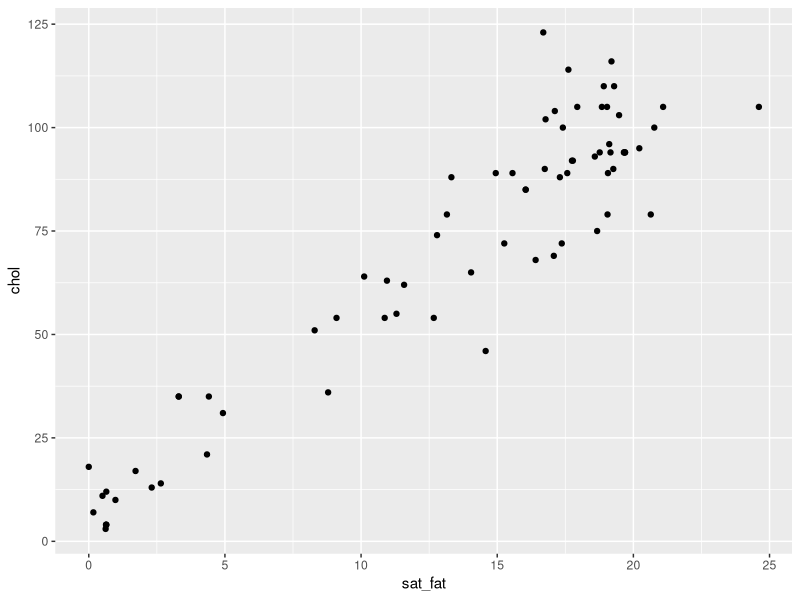
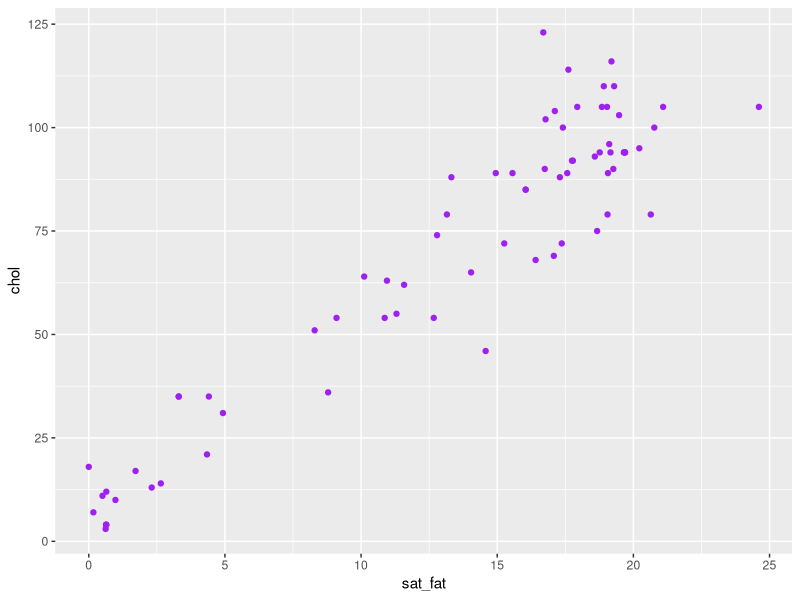
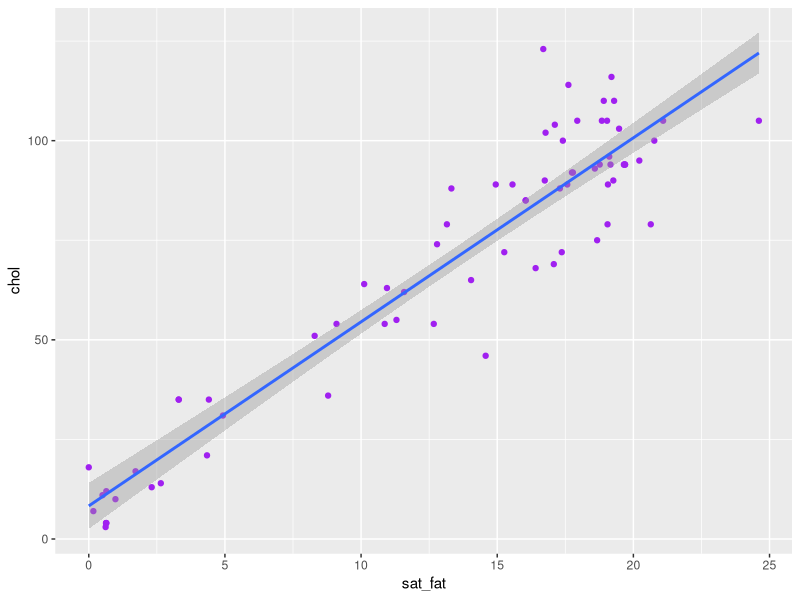
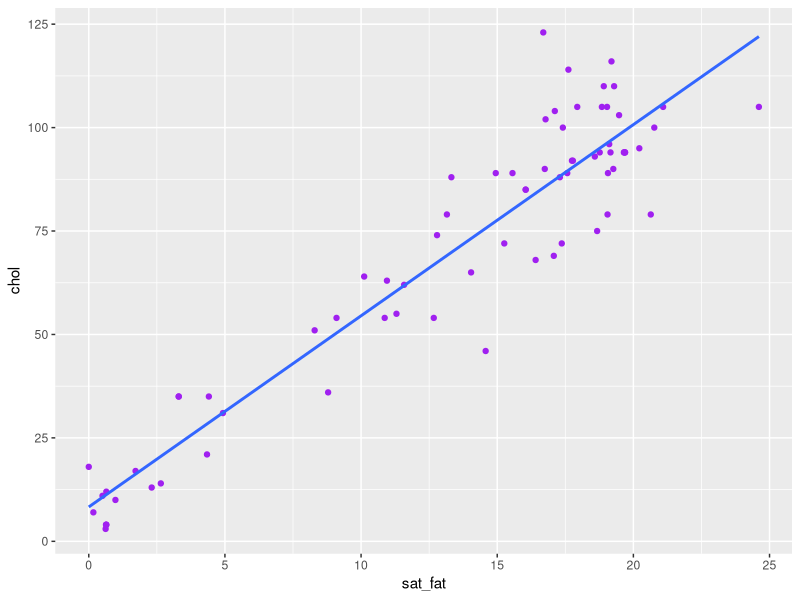
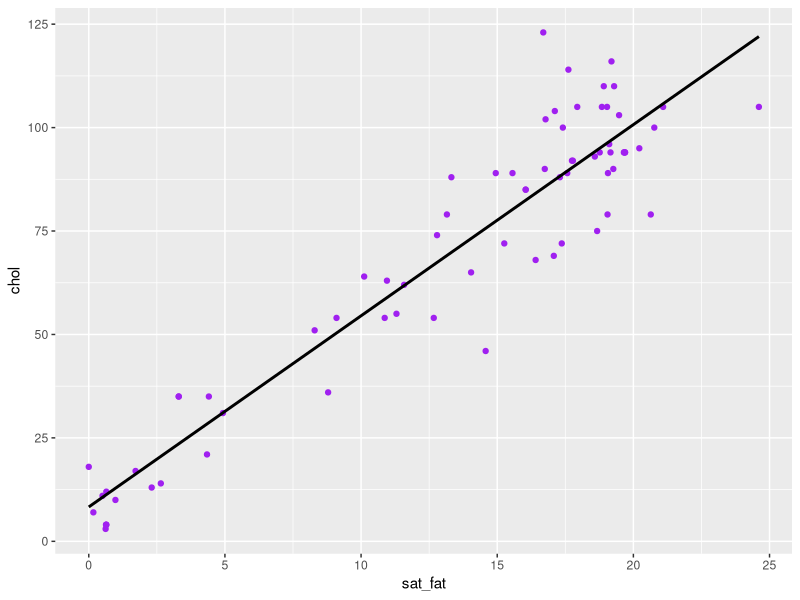
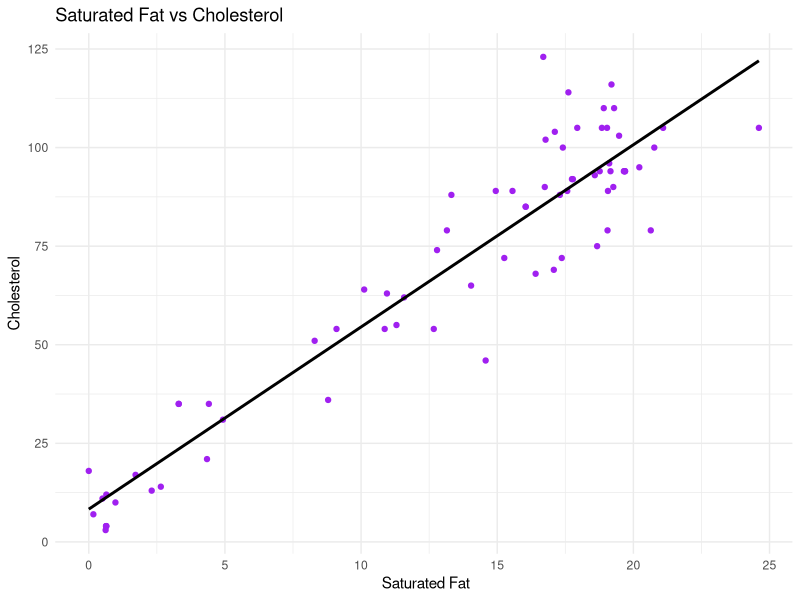
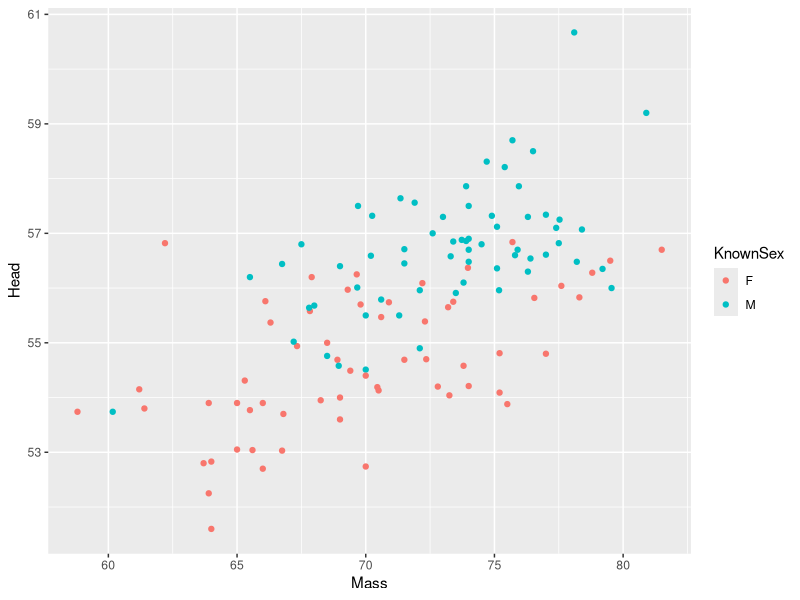
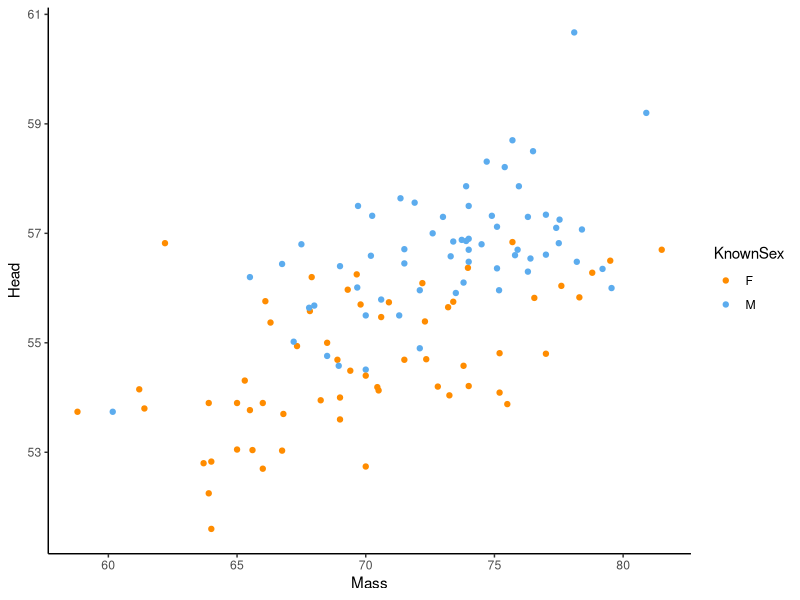

The R source for these figures, in order:
## ---- chunk 1
library(tidyverse)
cheese <- read_csv("data_raw/cheese.csv")
head(cheese)
## ---- chunk 2
ggplot(cheese, aes(x=sat_fat, y=chol) ) + 
  geom_point()
## ---- chunk 3
ggplot(cheese, aes(x=sat_fat, y=chol) ) + 
  geom_point(color = "purple")
## ---- chunk 4
ggplot(cheese, aes(x=sat_fat, y=chol) ) + 
  geom_point(color = "purple") +
 stat_smooth(method = "lm")
## ---- chunk 5
ggplot(cheese, aes(x=sat_fat, y=chol) ) + 
  geom_point(color = "purple") +
 stat_smooth(method = "lm", se = FALSE)
## ---- chunk 6
ggplot(cheese, aes(x=sat_fat, y=chol) ) + 
  geom_point(color = "purple") +
  stat_smooth(method = "lm", se= F, color = "black")
## ---- chunk 7
ggplot(cheese, aes(x=sat_fat, y=chol) ) + 
  geom_point(color = "purple") +
  stat_smooth(method = "lm", se= F, color = "black") +
  xlab(" Saturated Fat") +
  ylab("Cholesterol") +
  ggtitle("Saturated Fat vs Cholesterol") +
  theme_minimal()
## ---- chunk 8
df <- read_csv("data_raw/BlueJays.csv")
head(df)
ggplot(df, aes(x=Mass, y=Head, color = KnownSex) ) + 
  geom_point() 
## ---- chunk 9
ggplot(df, aes(x=Mass, y=Head, color = KnownSex) ) + 
  geom_point() +
  scale_color_manual(values = c("darkorange", "steelblue2")) +
  theme_classic()
## ---- chunk 10
ggplot(df, aes(x=Mass, y=Head, color = KnownSex) ) + 
  geom_point(alpha=.4) +
  scale_color_manual(values = c("darkorange", "steelblue2")) +
  theme_classic()
## ---- chunk 11
olives <- read_csv("data_raw/olives.csv")
head(olives)
## ---- chunk 12
table(olives$macro.area)
## ---- chunk 13
ggplot(olives, aes(x=oleic, y=linoleic, color=macro.area)) +
  geom_point() +
  theme_classic()
## ---- chunk 14
ggplot(olives, aes(x=oleic, y=linoleic, color=macro.area)) +
  geom_point() +
  stat_smooth(method="lm", se=F) +
  theme_classic() 
## ---- chunk 15
ggplot(df, aes(x=Mass, y=Head, color = KnownSex, size = Skull) ) + 
  geom_point(alpha=.4) +
  scale_color_manual(values = c("darkorange", "steelblue2")) +
  theme_classic()
## ---- chunk 16
ggplot(df, aes(x=Mass, y=Head, color = KnownSex, size = Skull) ) + 
  geom_point(alpha=.4) +
  scale_color_manual(values = c("darkorange", "steelblue2")) +
  theme_classic() +
  scale_size(range = c(.1, 4))
